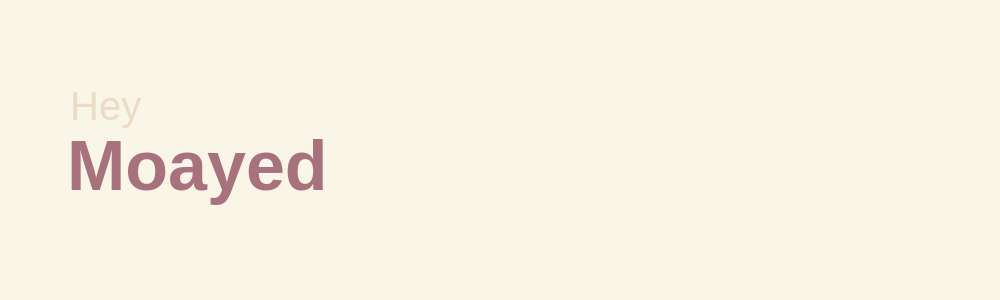
#> input picture header.png, 1000 x 300 px
$ python asciify.py header.png 100   (older library calls are emulated)
#> lines starting #> are read from the running program, lines starting #| are printed output that depends on the picture
# Based on https://github.com/RameshAditya/asciify
# and https://stackoverflow.com/a/22336005/124019 (for masking)
# Edited for:
#  - custom width
#  - transparency

from PIL import Image, ImageOps, ImageDraw

# trailing space is because transparency comes out as pure black
ASCII_CHARS = ['.',',',':',';','+','*','?','%','S','#','@', ' ']
ASCII_CHARS = ASCII_CHARS[::-1]

WIDTH = 32

def resize(image, new_width=WIDTH):
    (old_width, old_height) = image.size
    aspect_ratio = float(old_height)/(float(old_width) *2)
    new_height = int(aspect_ratio * new_width)
    new_dim = (new_width, new_height)
    new_image = image.resize(new_dim)
    return new_image


def grayscalify(image):
    return image.convert('L')

def modify(image):
    initial_pixels = list(image.getdata())
    buckets = 255 // len(ASCII_CHARS) + 1
    new_pixels = [ASCII_CHARS[pixel_value//buckets] for pixel_value in initial_pixels]
    return ''.join(new_pixels)

def mask(image):
    bigsize = (image.size[0] * 3, image.size[1] * 3)
    mask = Image.new('L', bigsize, 0)
    draw = ImageDraw.Draw(mask)
    draw.ellipse((0, 0) + bigsize, fill=255)
    mask = mask.resize(image.size, Image.ANTIALIAS)
    image.putalpha(mask)
    return image


def do(image, new_width):
    image = mask(image)
    image = resize(image, new_width)
    image = grayscalify(image)

    pixels = modify(image)
    len_pixels = len(pixels)

    # Construct the image from the character list
    new_image = [pixels[index:index+new_width] for index in range(0, len_pixels, new_width)]

    return '\n'.join(new_image)

def asciify_runner(path, width):
#> called with path = 'header.png', width = 100
    image = None
    try:
        image = Image.open(path)
#> image is the input picture: PIL image 1000x300 RGBA; mean R, G, B, A 247.4, 242.4, 228.9, 255
    except Exception:
        print("Unable to find image in",path)
        #print(e)
        return
    image = do(image, width)
#> in mask, `mask = Image.new('L', bigsize, 0)`: mask: PIL image 3000x900 L; every value is 0
#> in mask, `mask = mask.resize(image.size, Image.ANTIALIAS)`:
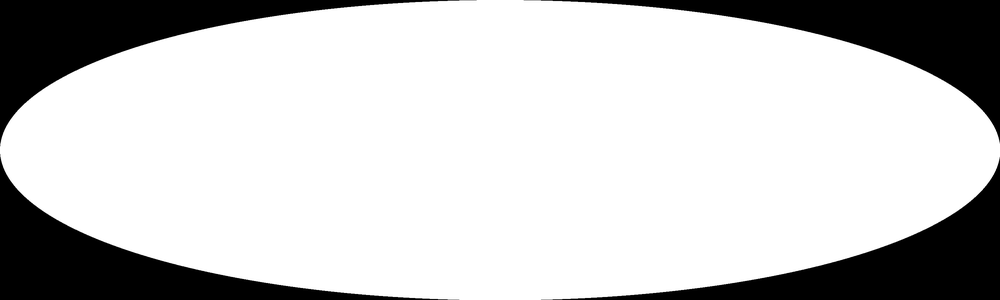
#> mask: PIL image 1000x300 L; min 0, max 255, mean 200.6
#> in mask, `image.putalpha(mask)`:
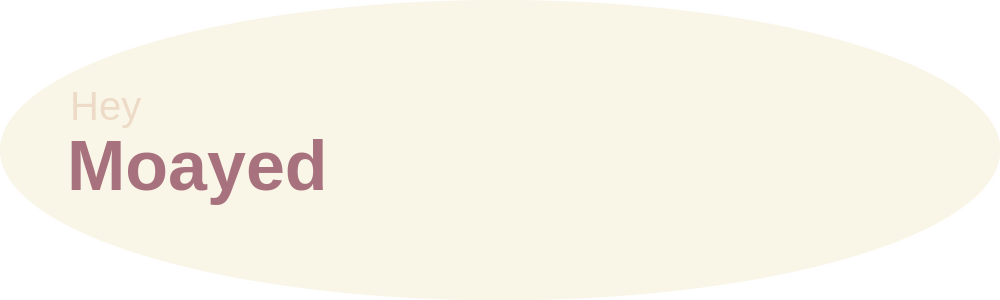
#> image: PIL image 1000x300 RGBA; mean R, G, B, A 247.4, 242.4, 228.9, 200.6; transparent parts drawn white
#> in modify, `initial_pixels = list(image.getdata())`: initial_pixels = 1500 values, max 255 at index 23, min 0 at index 0, mean 207.4
#> in modify, `new_pixels = [ASCII_CHARS[pixel_value//buckets] for pixel_value in ini..`: new_pixels = 1500 items, first 6: ' ', ' ', ' ', ' ', ' ', ' '
#> in do, `len_pixels = len(pixels)`: len_pixels = 1500
#> in do, `new_image = [pixels[index:index+new_width] for index in range(0, len_p..`: new_image = 15 items
    return image

if __name__ == '__main__':
    import sys
    import urllib.request
    if sys.argv[1].startswith('http://') or sys.argv[1].startswith('https://'):
        urllib.request.urlretrieve(sys.argv[1], "asciify.jpg")
        path = "asciify.jpg"
    else:
        path = sys.argv[1]

    if len(sys.argv) == 3:
        width = int(sys.argv[2])
    else:
        width = WIDTH
    image = asciify_runner(path, width)
    print(image)
